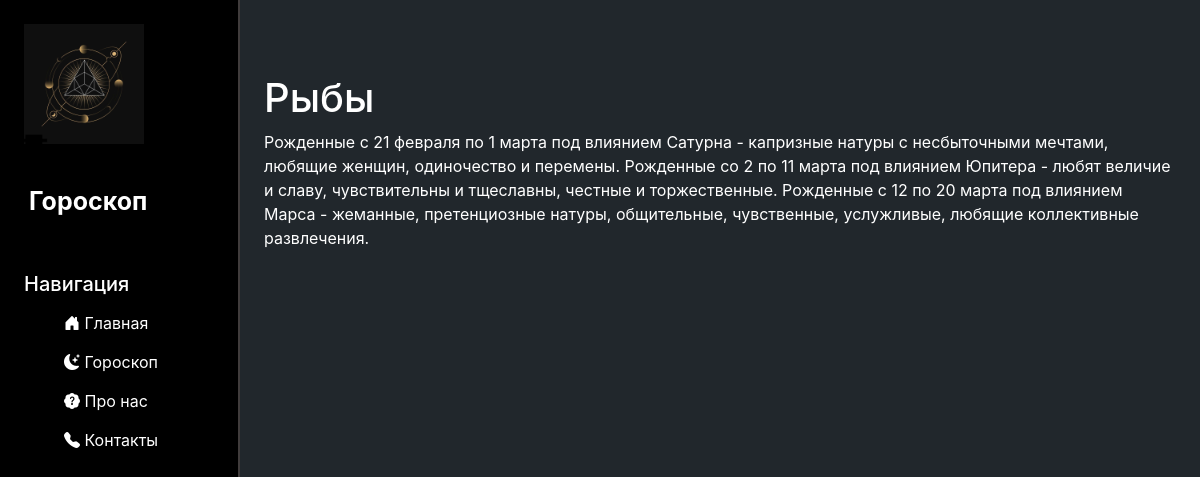
Page /zodiac/pisces on the earlier database version.
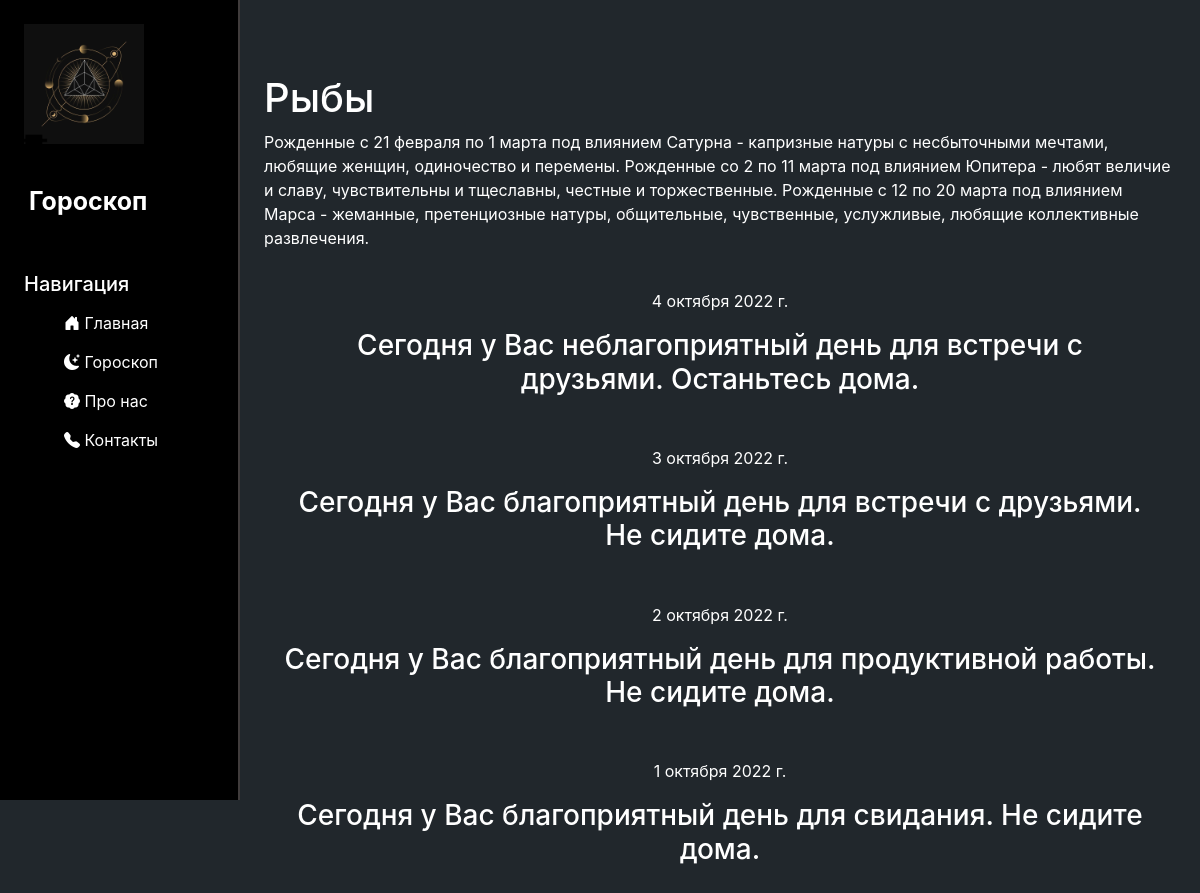
Same page on the later database version.
### zodiac/models.py (models this page shows, shortened)
class Horoscope(models.Model):
    sign = models.CharField('Знак зодиака', max_length=20)
    horoscope_text = models.TextField('Гороскоп')
    date = models.DateField('Дата', max_length=15)
    class Meta:
        verbose_name = 'Гороскопы'
        verbose_name_plural = 'Гороскоп'

### zodiac/views.py (the view)
# urls.py: path('pisces', views.pisces, name='pisces'),
def pisces(request):
    prediction = Horoscope.objects.all().order_by('-date')
    return render(request, 'zodiac/pisces.html', {'prediction': prediction})

### zodiac/templates/zodiac/pisces.html (shortened to what this page needs)
{% extends 'main/base.html' %}
{% load static %}
{% block content %}
<div class="zodiacs">
    <h1>Рыбы</h1>
    <body>
        <p>
            Рожденные с 21 февраля по 1 марта под влиянием Сатурна - капризные натуры с несбыточными мечтами, любящие
            женщин, одиночество и перемены. Рожденные со 2 по 11 марта под влиянием Юпитера - любят величие и славу,
            чувствительны и тщеславны, честные и торжественные. Рожденные с 12 по 20 марта под влиянием Марса -
            жеманные, претенциозные натуры, общительные, чувственные, услужливые, любящие коллективные развлечения.
        </p>
        {% for i in prediction %}
            {% if i.sign == 'Рыбы' %}
                <div class="prediction">
                    <p>{{ i.date }}</p>
                    <h3>{{ i.horoscope_text }}</h3>
                </div>
            {% endif %}
        {% endfor %}
    </body>
</div>
{% endblock %}

Differences in the rows shown:
added Horoscope: date "4 октября 2022 г.", horoscope_text "Сегодня у Вас неблагоприятный день для встречи с друзьями. Останьтесь дома."
added Horoscope: date "3 октября 2022 г.", horoscope_text "Сегодня у Вас благоприятный день для встречи с друзьями. Не сидите дома."
added Horoscope: date "2 октября 2022 г.", horoscope_text "Сегодня у Вас благоприятный день для продуктивной работы. Не сидите дома."
added Horoscope: date "1 октября 2022 г.", horoscope_text "Сегодня у Вас благоприятный день для свидания. Не сидите дома."
